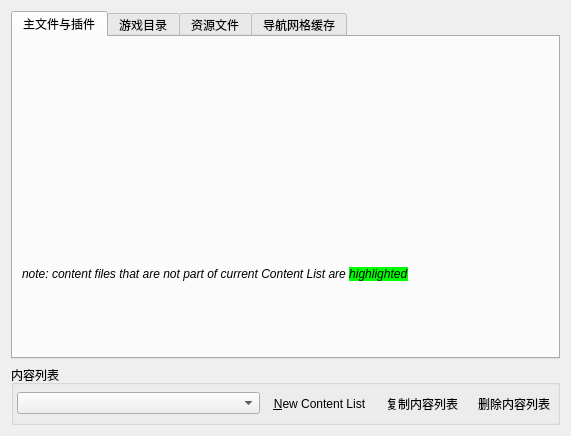
<?xml version="1.0" encoding="UTF-8"?>
<ui version="4.0">
 <class>DataFilesPage</class>
 <widget class="QWidget" name="DataFilesPage">
  <property name="geometry">
   <rect>
    <x>0</x>
    <y>0</y>
    <width>571</width>
    <height>384</height>
   </rect>
  </property>
  <property name="contextMenuPolicy">
   <enum>Qt::DefaultContextMenu</enum>
  </property>
  <layout class="QVBoxLayout" name="verticalLayout">
   <item>
    <widget class="QTabWidget" name="tabWidget">
     <property name="currentIndex">
      <number>0</number>
     </property>
     <widget class="QWidget" name="dataTab">
      <attribute name="title">
       <string>主文件与插件</string>
      </attribute>
      <layout class="QGridLayout" name="dataTabLayout">
       <item row="0" column="0">
        <widget class="QWidget" name="contentSelectorWidget" native="true"/>
       </item>
       <item row="1" column="0">
        <widget class="QLabel" name="label_3">
         <property name="text">
          <string>&lt;html&gt;&lt;head/&gt;&lt;body&gt;&lt;p&gt;&lt;span style=&quot; font-style:italic;&quot;&gt;note: content files that are not part of current Content List are &lt;/span&gt;&lt;span style=&quot; font-style:italic; background-color:#00ff00;&quot;&gt;highlighted&lt;/span&gt;&lt;/p&gt;&lt;/body&gt;&lt;/html&gt;</string>
         </property>
        </widget>
       </item>
      </layout>
     </widget>
     <widget class="QWidget" name="dirTab">
      <attribute name="title">
       <string>游戏目录</string>
      </attribute>
      <layout class="QGridLayout" name="dirTabLayout">
       <item row="0" column="0" rowspan="26">
        <widget class="QListWidget" name="directoryListWidget">
         <property name="dragDropMode">
          <enum>QAbstractItemView::InternalMove</enum>
         </property>
        </widget>
       </item>
       <item row="0" column="1">
        <widget class="QPushButton" name="directoryAddSubdirsButton">
         <property name="toolTip">
          <string>Scan directories for likely data directories and append them at the end of the list.</string>
         </property>
         <property name="text">
          <string>添加</string>
         </property>
        </widget>
       </item>
       <item row="1" column="1">
        <widget class="QPushButton" name="directoryInsertButton">
         <property name="toolTip">
          <string>Scan directories for likely data directories and insert them above the selected position</string>
         </property>
         <property name="text">
          <string>插入</string>
         </property>
        </widget>
       </item>
       <item row="2" column="1">
        <widget class="QPushButton" name="directoryUpButton">
         <property name="toolTip">
          <string>Move selected directory one position up</string>
         </property>
         <property name="text">
          <string>上移</string>
         </property>
        </widget>
       </item>
       <item row="3" column="1">
        <widget class="QPushButton" name="directoryDownButton">
         <property name="toolTip">
          <string>Move selected directory one position down</string>
         </property>
         <property name="text">
          <string>下移</string>
         </property>
        </widget>
       </item>
       <item row="4" column="1">
        <widget class="QPushButton" name="directoryRemoveButton">
         <property name="toolTip">
          <string>Remove selected directory</string>
         </property>
         <property name="text">
          <string>移除</string>
         </property>
        </widget>
       </item>
       <item row="27" column="0" colspan="2">
        <widget class="QLabel" name="label">
         <property name="sizePolicy">
          <sizepolicy hsizetype="Expanding" vsizetype="Minimum">
           <horstretch>0</horstretch>
           <verstretch>0</verstretch>
          </sizepolicy>
         </property>
         <property name="text">
          <string>&lt;html&gt;&lt;head/&gt;&lt;body&gt;&lt;p&gt;&lt;span style=&quot; font-style:italic;&quot;&gt;note: directories that are not part of current Content List are &lt;/span&gt;&lt;span style=&quot; font-style:italic; background-color:#00ff00;&quot;&gt;highlighted&lt;/span&gt;&lt;/p&gt;&lt;/body&gt;&lt;/html&gt;</string>
         </property>
        </widget>
       </item>
      </layout>
     </widget>
     <widget class="QWidget" name="archiveTab">
      <attribute name="title">
       <string>资源文件</string>
      </attribute>
      <layout class="QGridLayout" name="archiveTabLayout">
       <item row="0" column="0" rowspan="26">
        <widget class="QListWidget" name="archiveListWidget">
         <property name="dragDropMode">
          <enum>QAbstractItemView::InternalMove</enum>
         </property>
        </widget>
       </item>
       <item row="0" column="1">
        <widget class="QPushButton" name="archiveUpButton">
         <property name="toolTip">
          <string>Move selected archive one position up</string>
         </property>
         <property name="text">
          <string>上移</string>
         </property>
        </widget>
       </item>
       <item row="1" column="1">
        <widget class="QPushButton" name="archiveDownButton">
         <property name="toolTip">
          <string>Move selected archive one position down</string>
         </property>
         <property name="text">
          <string>下移</string>
         </property>
        </widget>
       </item>
       <item row="27" column="0" colspan="2">
        <widget class="QLabel" name="label_2">
         <property name="text">
          <string>&lt;html&gt;&lt;head/&gt;&lt;body&gt;&lt;p&gt;&lt;span style=&quot; font-style:italic;&quot;&gt;note: archives that are not part of current Content List are &lt;/span&gt;&lt;span style=&quot; font-style:italic; background-color:#00ff00;&quot;&gt;highlighted&lt;/span&gt;&lt;/p&gt;&lt;/body&gt;&lt;/html&gt;</string>
         </property>
        </widget>
       </item>
      </layout>
     </widget>
     <widget class="QWidget" name="tab_2">
      <attribute name="title">
       <string>导航网格缓存</string>
      </attribute>
      <layout class="QVBoxLayout" name="verticalLayout_3">
       <item>
        <layout class="QHBoxLayout" name="horizontalLayout">
         <item>
          <widget class="QPushButton" name="updateNavMeshButton">
           <property name="focusPolicy">
            <enum>Qt::TabFocus</enum>
           </property>
           <property name="toolTip">
            <string>Generate navigation mesh cache for all content. Will be used by the engine to make cell loading faster.</string>
           </property>
           <property name="text">
            <string>更新</string>
           </property>
          </widget>
         </item>
         <item>
          <widget class="QProgressBar" name="navMeshProgressBar">
           <property name="enabled">
            <bool>false</bool>
           </property>
           <property name="value">
            <number>0</number>
           </property>
          </widget>
         </item>
         <item>
          <widget class="QPushButton" name="cancelNavMeshButton">
           <property name="enabled">
            <bool>false</bool>
           </property>
           <property name="toolTip">
            <string>Cancel navigation mesh generation. Already processed data will be saved.</string>
           </property>
           <property name="text">
            <string>取消</string>
           </property>
          </widget>
         </item>
        </layout>
       </item>
       <item>
        <widget class="QCheckBox" name="navMeshRemoveUnusedTilesCheckBox">
         <property name="text">
          <string>移除未使用的瓦片地图</string>
         </property>
         <property name="checked">
          <bool>true</bool>
         </property>
        </widget>
       </item>
       <item>
        <layout class="QHBoxLayout" name="horizontalLayout_2">
         <item>
          <widget class="QLabel" name="label_4">
           <property name="text">
            <string>最大值</string>
           </property>
          </widget>
         </item>
         <item>
          <widget class="QSpinBox" name="navMeshMaxSizeSpinBox">
           <property name="suffix">
            <string> MiB</string>
           </property>
           <property name="maximum">
            <number>2147483647</number>
           </property>
           <property name="value">
            <number>2048</number>
           </property>
          </widget>
         </item>
        </layout>
       </item>
       <item>
        <widget class="QPlainTextEdit" name="navMeshLogPlainTextEdit">
         <property name="enabled">
          <bool>true</bool>
         </property>
         <property name="lineWrapMode">
          <enum>QPlainTextEdit::NoWrap</enum>
         </property>
         <property name="readOnly">
          <bool>true</bool>
         </property>
        </widget>
       </item>
      </layout>
     </widget>
    </widget>
   </item>
   <item>
    <widget class="QGroupBox" name="profileGroupBox">
     <property name="focusPolicy">
      <enum>Qt::NoFocus</enum>
     </property>
     <property name="title">
      <string>内容列表</string>
     </property>
     <property name="flat">
      <bool>false</bool>
     </property>
     <layout class="QHBoxLayout" name="horizontalLayout_3">
      <property name="spacing">
       <number>6</number>
      </property>
      <property name="leftMargin">
       <number>3</number>
      </property>
      <property name="topMargin">
       <number>6</number>
      </property>
      <property name="rightMargin">
       <number>0</number>
      </property>
      <property name="bottomMargin">
       <number>6</number>
      </property>
      <item>
       <widget class="ProfilesComboBox" name="profilesComboBox">
        <property name="enabled">
         <bool>true</bool>
        </property>
        <property name="sizePolicy">
         <sizepolicy hsizetype="Expanding" vsizetype="Fixed">
          <horstretch>0</horstretch>
          <verstretch>0</verstretch>
         </sizepolicy>
        </property>
        <property name="toolTip">
         <string>选择一个内容列表</string>
        </property>
       </widget>
      </item>
      <item>
       <widget class="QToolButton" name="newProfileButton">
        <property name="toolTip">
         <string>新建内容列表</string>
        </property>
        <property name="text">
         <string>&amp;New Content List</string>
        </property>
        <property name="autoRaise">
         <bool>true</bool>
        </property>
       </widget>
      </item>
      <item>
       <widget class="QToolButton" name="cloneProfileButton">
        <property name="toolTip">
         <string>复制内容列表</string>
        </property>
        <property name="text">
         <string>复制内容列表</string>
        </property>
        <property name="autoRaise">
         <bool>true</bool>
        </property>
       </widget>
      </item>
      <item>
       <widget class="QToolButton" name="deleteProfileButton">
        <property name="toolTip">
         <string>删除内容列表</string>
        </property>
        <property name="text">
         <string>删除内容列表</string>
        </property>
        <property name="autoRaise">
         <bool>true</bool>
        </property>
       </widget>
      </item>
     </layout>
    </widget>
   </item>
  </layout>
  <action name="newProfileAction">
   <property name="icon">
    <iconset theme="document-new">
     <normaloff/>
    </iconset>
   </property>
   <property name="text">
    <string>新建内容列表</string>
   </property>
   <property name="toolTip">
    <string>新建内容列表</string>
   </property>
   <property name="shortcut">
    <string>Ctrl+N</string>
   </property>
  </action>
  <action name="cloneProfileAction">
   <property name="icon">
    <iconset theme="edit-copy">
     <normaloff/>
    </iconset>
   </property>
   <property name="text">
    <string>复制内容列表</string>
   </property>
   <property name="toolTip">
    <string>复制内容列表</string>
   </property>
   <property name="shortcut">
    <string>Ctrl+G</string>
   </property>
  </action>
  <action name="deleteProfileAction">
   <property name="enabled">
    <bool>false</bool>
   </property>
   <property name="icon">
    <iconset theme="edit-delete">
     <normaloff/>
    </iconset>
   </property>
   <property name="text">
    <string>删除内容列表</string>
   </property>
   <property name="toolTip">
    <string>删除内容列表</string>
   </property>
   <property name="shortcut">
    <string>Ctrl+D</string>
   </property>
  </action>
  <action name="checkAction">
   <property name="checkable">
    <bool>true</bool>
   </property>
   <property name="text">
    <string>检查选择</string>
   </property>
  </action>
  <action name="uncheckAction">
   <property name="text">
    <string>取消选择</string>
   </property>
  </action>
  <action name="refreshDataFilesAction">
   <property name="icon">
    <iconset theme="view-refresh">
     <normaloff/>
    </iconset>
   </property>
   <property name="text">
    <string>刷新Data文件夹</string>
   </property>
   <property name="toolTip">
    <string>刷新Data文件夹</string>
   </property>
   <property name="shortcut">
    <string>Ctrl+R</string>
   </property>
  </action>
 </widget>
 <customwidgets>
  <customwidget>
   <class>ProfilesComboBox</class>
   <extends>QComboBox</extends>
   <header>apps/launcher/utils/profilescombobox.hpp</header>
  </customwidget>
 </customwidgets>
 <resources/>
 <connections/>
</ui>
